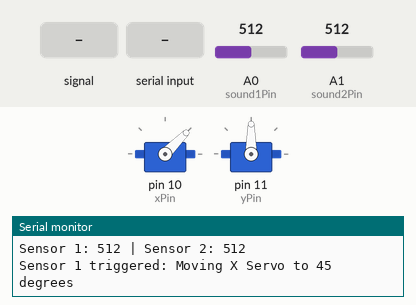
This sketch was run on a simulated Arduino Uno, built with avr-gcc and run on an emulated ATmega328P. Shown: 2 × servo, the last lines printed to the serial monitor. Inputs (shaded band) come from the test bench; at power-on: A1 (sound2Pin) = 512, A0 (sound1Pin) = 512.

Above: at 1.2 s.
1.3 s: A0 (sound1Pin) fed a 200 Hz sine of ±460 counts around its level
At 4.3 s:
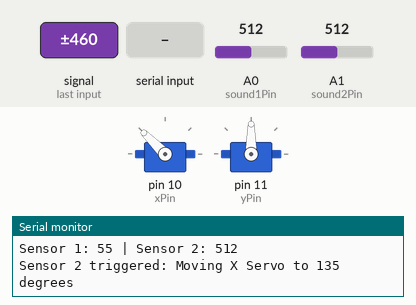
4.4 s: "90,45\n" received over Serial
At 6.6 s:
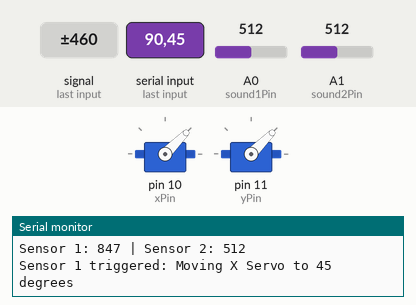
7.5 s: "30,150\n" received over Serial
At 10.3 s:
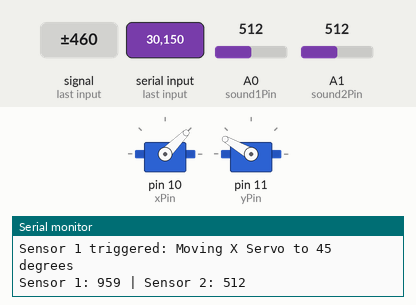
10.6 s: A1 (sound2Pin) set to 1023
13.7 s: "1,90\n" received over Serial
At 15.14 s:
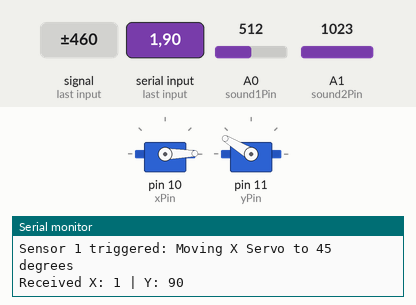
16.8 s: A0 (sound1Pin) set to 716
At 17.7 s:
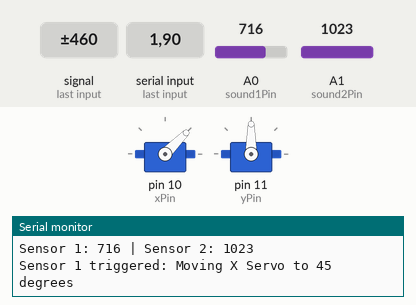
Timing chart, 0 to 19.3 s (numbered marks = the images above; inputs shaded):
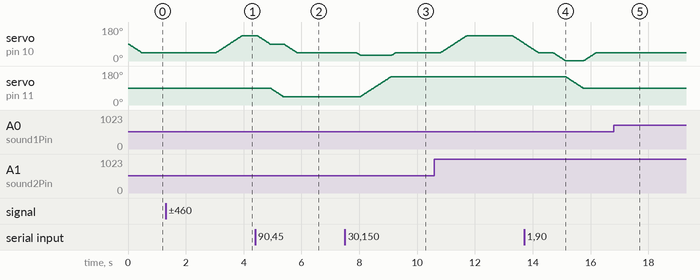

The sketch:

code.ino
```cpp
#include <Servo.h>

Servo xServo; // Servo object for the X-axis servo
Servo yServo; // Servo object for the Y-axis servo

int xPin = 10; // Pin for the X-axis servo
int yPin = 11; // Pin for the Y-axis servo

const int sound1Pin = A0; // AO pin of the first microphone
const int sound2Pin = A1; // AO pin of the second microphone

int xCurrentAngle = 90; // Initial position of the X-axis servo
int yCurrentAngle = 90; // Initial position of the Y-axis servo

int stepDelay = 10; // Delay for smooth movement (in milliseconds)
int soundThreshold = 195; // Threshold for sound intensity

void setup() {
  xServo.attach(xPin); // Attach the X-axis servo to pin 10
  yServo.attach(yPin); // Attach the Y-axis servo to pin 11

  xServo.write(xCurrentAngle); // Set initial position to 90 degrees
  yServo.write(yCurrentAngle); // Set initial position to 90 degrees

  Serial.begin(9600); // Start serial communication
}

void smoothMove(Servo &servo, int &currentAngle, int targetAngle) {
  // Gradually move the servo to the target angle
  while (currentAngle != targetAngle) {
    if (currentAngle < targetAngle) {
      currentAngle++;
    } else if (currentAngle > targetAngle) {
      currentAngle--;
    }
    servo.write(currentAngle); // Move servo step by step
    delay(stepDelay); // Small delay for smooth movement
  }
}

void loop() {
  // Check if data is available on the serial port
  if (Serial.available() > 0) {
    String data = Serial.readStringUntil('\n'); // Read incoming data until newline
    int commaIndex = data.indexOf(','); // Find the comma separating X and Y values

    if (commaIndex != -1) {
      // Extract and convert X and Y angles
      int xAngle = data.substring(0, commaIndex).toInt();
      int yAngle = data.substring(commaIndex + 1).toInt();

      // Validate the received angles are within the 0-180 range
      if (xAngle >= 0 && xAngle <= 180 && yAngle >= 0 && yAngle <= 180) {
        Serial.print("Received X: ");
        Serial.print(xAngle);
        Serial.print(" | Y: ");
        Serial.println(yAngle);

        // Smoothly move the servos to the new angles
        smoothMove(xServo, xCurrentAngle, xAngle);
        smoothMove(yServo, yCurrentAngle, yAngle);
      } else {
        Serial.println("Invalid Angles Received!");
      }
    }
  }

  // Read analog values from sound sensors
  int sound1Value = analogRead(sound1Pin);
  int sound2Value = analogRead(sound2Pin);

  // Log the readings of both sensors
  Serial.print("Sensor 1: ");
  Serial.print(sound1Value);
  Serial.print(" | Sensor 2: ");
  Serial.println(sound2Value);

  // Check sound levels and move the X-axis servo accordingly
  if (sound1Value > soundThreshold) {
    Serial.println("Sensor 1 triggered: Moving X Servo to 45 degrees");
    smoothMove(xServo, xCurrentAngle, 45);
  } else if (sound2Value > soundThreshold) {
    Serial.println("Sensor 2 triggered: Moving X Servo to 135 degrees");
    smoothMove(xServo, xCurrentAngle, 135);
  }

  delay(500); // Wait for 500ms before the next reading
};
```

Measured:
- after the input at 1.3 s, servo on pin 10 (xPin): moves from 45° to 135° over 0.91 s, starting after 1.8 s
- after the input at 4.4 s, servo on pin 11 (yPin): moves from 90° to 45° over 0.43 s, starting after 0.53 s
- after the input at 7.5 s, servo on pin 11 (yPin): moves from 45° to 150° over 1.0 s, starting after 0.55 s
- after the input at 13.7 s, servo on pin 11 (yPin): moves from 150° to 90° over 0.59 s, starting after 1.4 s
- after the input at 16.8 s, servo on pin 10 (xPin): stays 45° (without the input it goes to 46° after 0.96 s)
